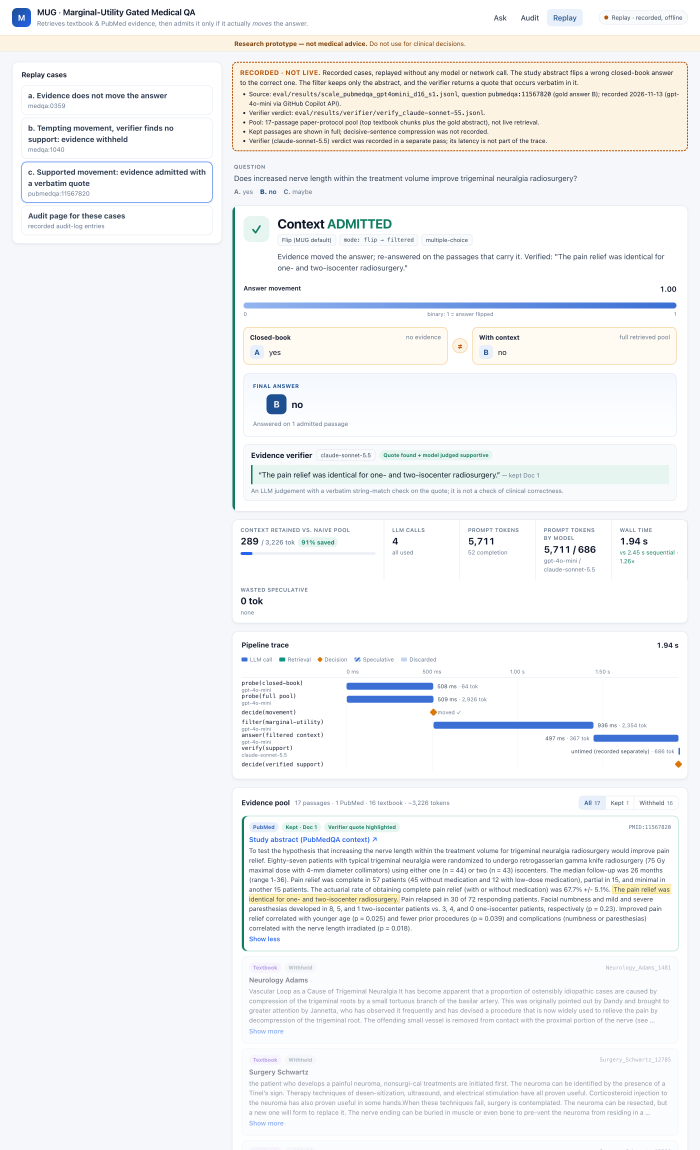
#> input picture paper_demo/figs/shots/supported.png, 2800 x 4600 px (shown at 1/4 size); its folder holds 3 pictures in this run
$ python make_fig1.py
#> lines starting #> are read from the running program, lines starting #| are printed output that depends on the picture
"""Compose paper_demo/figs/fig1_composite.png from Replay-mode screenshots.

Screenshots (paper_demo/figs/shots/*.png) are taken from the built frontend in Replay mode,
which makes no model or network calls; see README "Replay mode".
"""
from pathlib import Path
from PIL import Image, ImageDraw, ImageFont

D = Path(__file__).resolve().parent.parent / "paper_demo" / "figs"
S = D / "shots"
sup, wh, au = (Image.open(S / f"{n}.png").convert("RGB") for n in ("supported", "withheld", "audit"))
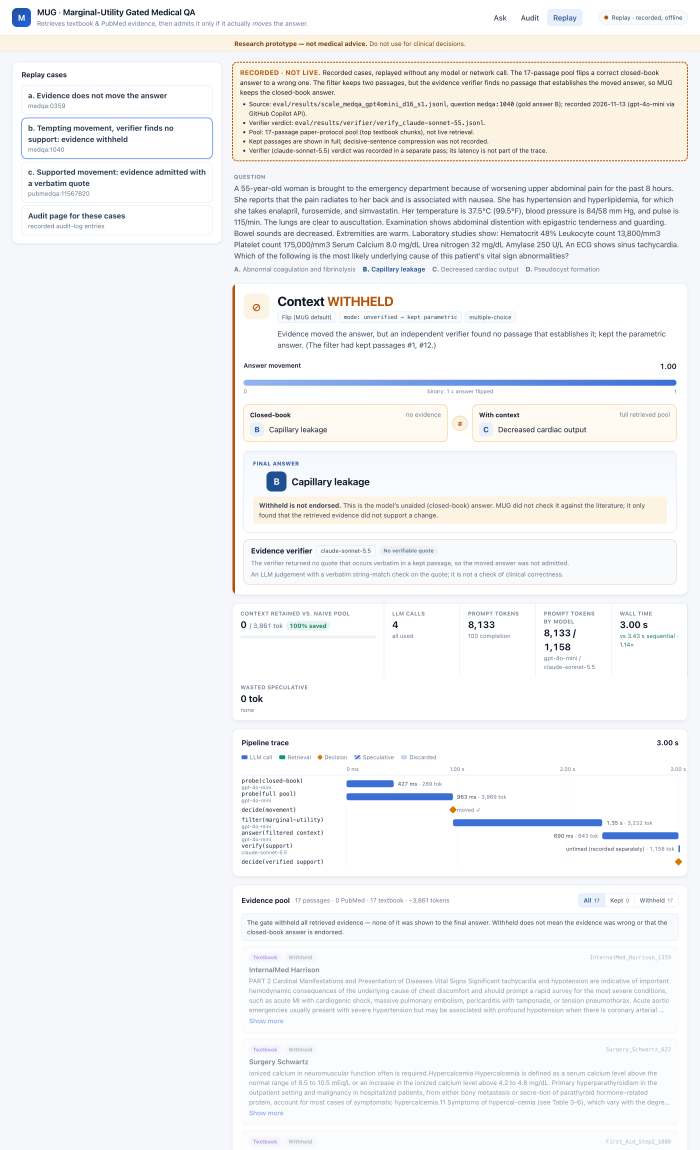
#> input picture paper_demo/figs/shots/withheld.png, 2800 x 4600 px (shown at 1/4 size)
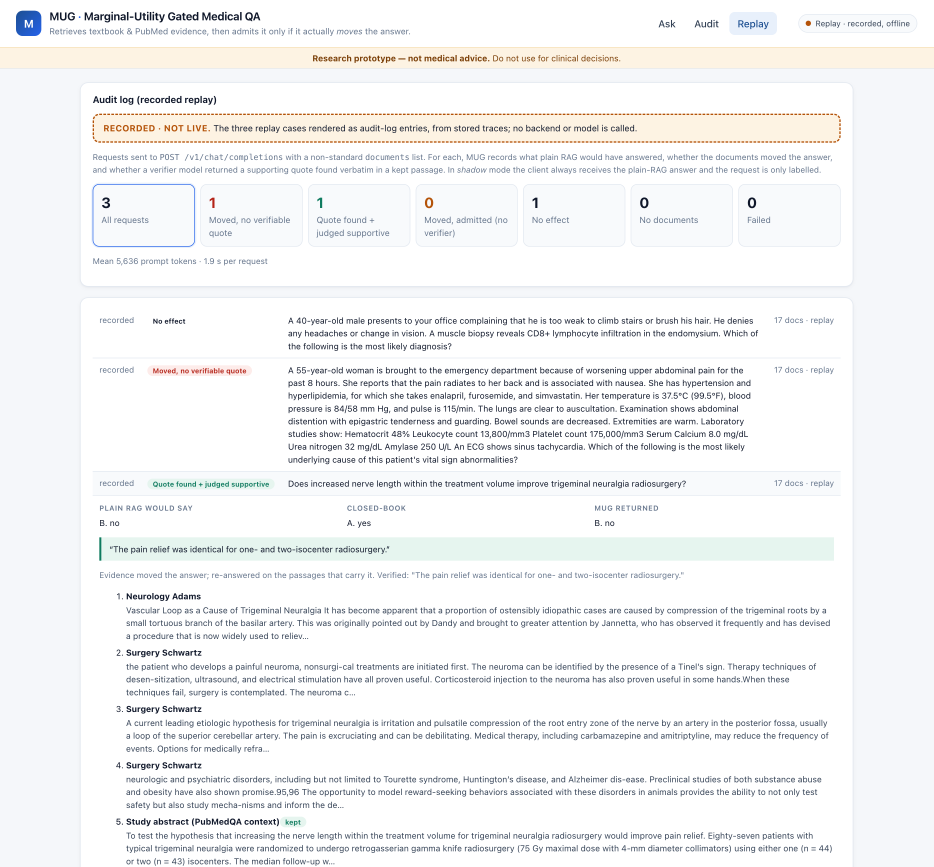
#> input picture paper_demo/figs/shots/audit.png, 2800 x 2600 px (shown at 1/3 size)
#> sup is the input picture: PIL image 2800x4600 RGB; mean R, G, B 243.2, 244.4, 245.4
#> wh is the input picture: PIL image 2800x4600 RGB; mean R, G, B 243.1, 243.6, 244.7
#> au is the input picture: PIL image 2800x2600 RGB; mean R, G, B 243.4, 244.1, 244.6
K, KA = 2800 / 1217, 2800 / 1990  # CSS px -> screenshot px
W, G, BAR = 1800, 36, 78
FONT = ImageFont.truetype("/System/Library/Fonts/Supplemental/Arial Bold.ttf", 46)


def crop(im, box, f):
#> called with box = (405, 493, 1196, 1034), f = 2.3
    return im.crop(tuple(round(v * f) for v in box))


def panel(im, title):
    im = im.resize((W, round(im.height * W / im.width)), Image.LANCZOS)
    out = Image.new("RGB", (W, im.height + BAR), "white")
#> out: PIL image 1800x1309 RGB; every value is 255
    dr = ImageDraw.Draw(out)
    dr.rectangle((0, 0, W, BAR - 10), fill=(30, 41, 59))
    dr.text((18, 12), title, fill="white", font=FONT)
    out.paste(im, (0, BAR))
#> in panel (call 2), `out = Image.new("RGB", (W, im.height + BAR), "white")`: out: PIL image 1800x656 RGB; every value is 255
    return out


def column(ps):
    out = Image.new("RGB", (W, sum(p.height for p in ps) + G * (len(ps) - 1)), "white")
#> out: PIL image 1800x2001 RGB; every value is 255
    y = 0
    for p in ps:
        out.paste(p, (0, y))
        y += p.height + G
#> this loop made 2 passes
#> y on passes 1 to 2: 1345, 2037
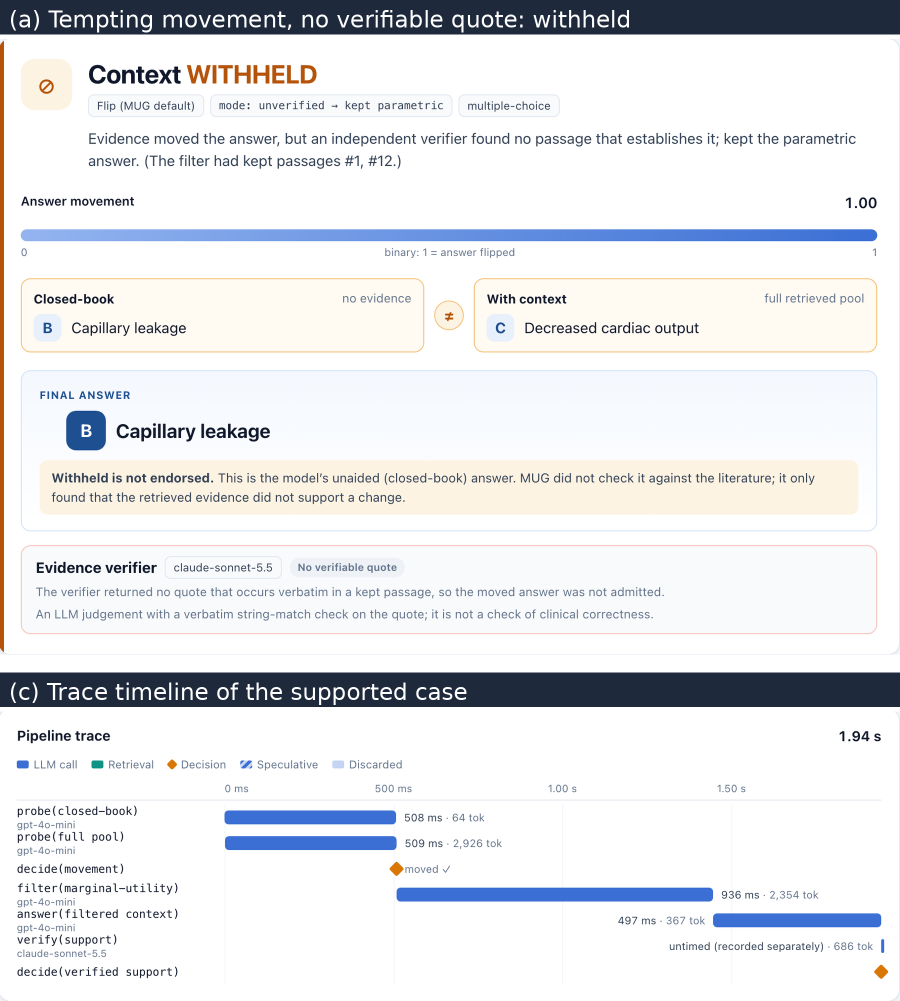
#> out: PIL image 1800x2001 RGB (shown at 1/2 size); mean R, G, B 229.5, 230.7, 233.5
#> after the loop, y = 2037
    return out


left = column([
    panel(crop(wh, (405, 493, 1196, 1034), K), "(a) Tempting movement, no verifiable quote: withheld"),
    panel(crop(sup, (405, 1100, 1196, 1354), K), "(c) Trace timeline of the supported case"),
])
right = column([
    panel(crop(au, (186, 230, 1805, 1240), KA), "(e) Audit page: outcome counts, one expanded entry"),
    panel(crop(sup, (405, 770, 1196, 872), K), "(b) Supported movement: verifier quote"),
    panel(crop(sup, (405, 1372, 1196, 1660), K), "(d) Evidence pool: kept abstract, quote highlighted"),
])
#> in panel (call 3), `out = Image.new("RGB", (W, im.height + BAR), "white")`: out: PIL image 1800x1201 RGB; every value is 255
#> in panel (call 4), `out = Image.new("RGB", (W, im.height + BAR), "white")`: out: PIL image 1800x309 RGB; every value is 255
#> in panel (call 5), `out = Image.new("RGB", (W, im.height + BAR), "white")`: out: PIL image 1800x733 RGB; every value is 255
#> in panel (call 5), `out.paste(im, (0, BAR))`:
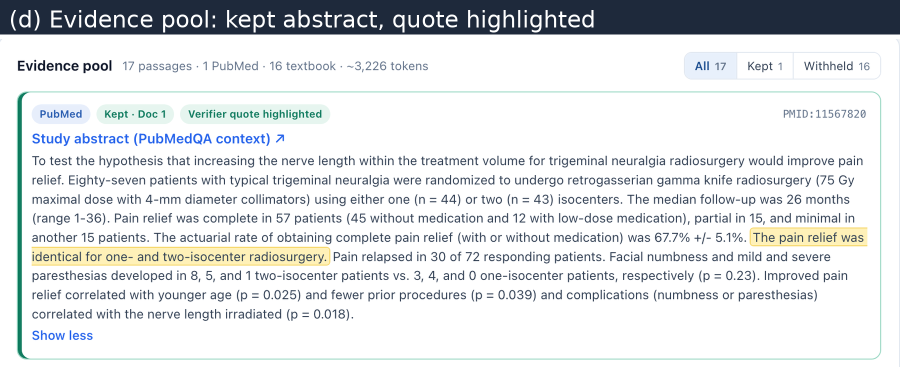
#> out: PIL image 1800x733 RGB (shown at 1/2 size); mean R, G, B 221.3, 224.1, 225.7
#> in column (call 2), `out = Image.new("RGB", (W, sum(p.height for p in ps) + G * (len(ps) - ..`: out: PIL image 1800x2315 RGB; every value is 255
#> the loop in column (call 2), `for p in ps:` made 3 passes
#> y on passes 1 to 3: 1237, 1582, 2351
#> after the loop in column (call 2), `for p in ps:`:
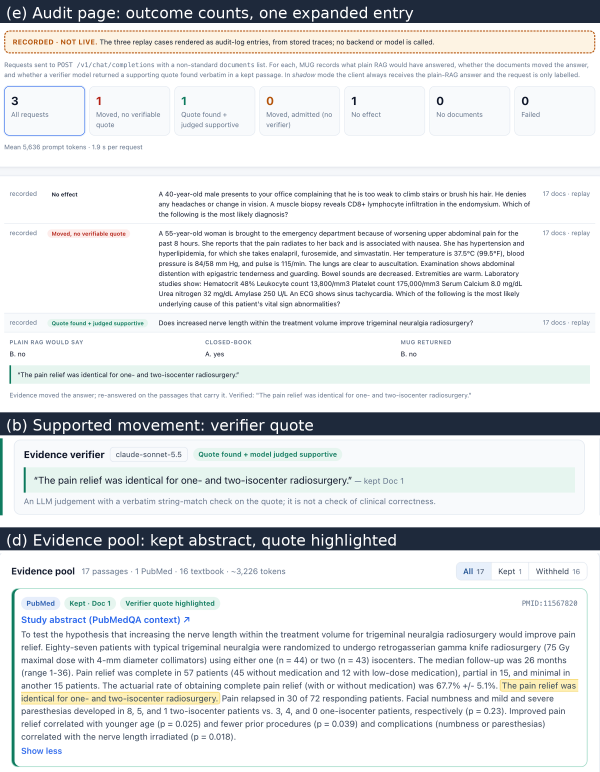
#> out: PIL image 1800x2315 RGB (shown at 1/3 size); mean R, G, B 223.8, 226.3, 227.7
#> after the loop in column (call 2), `for p in ps:`: y = 2351
out = Image.new("RGB", (2 * W + G, max(left.height, right.height)), "white")
#> out: PIL image 3636x2315 RGB; every value is 255
out.paste(left, (0, 0))
out.paste(right, (W + G, 0))
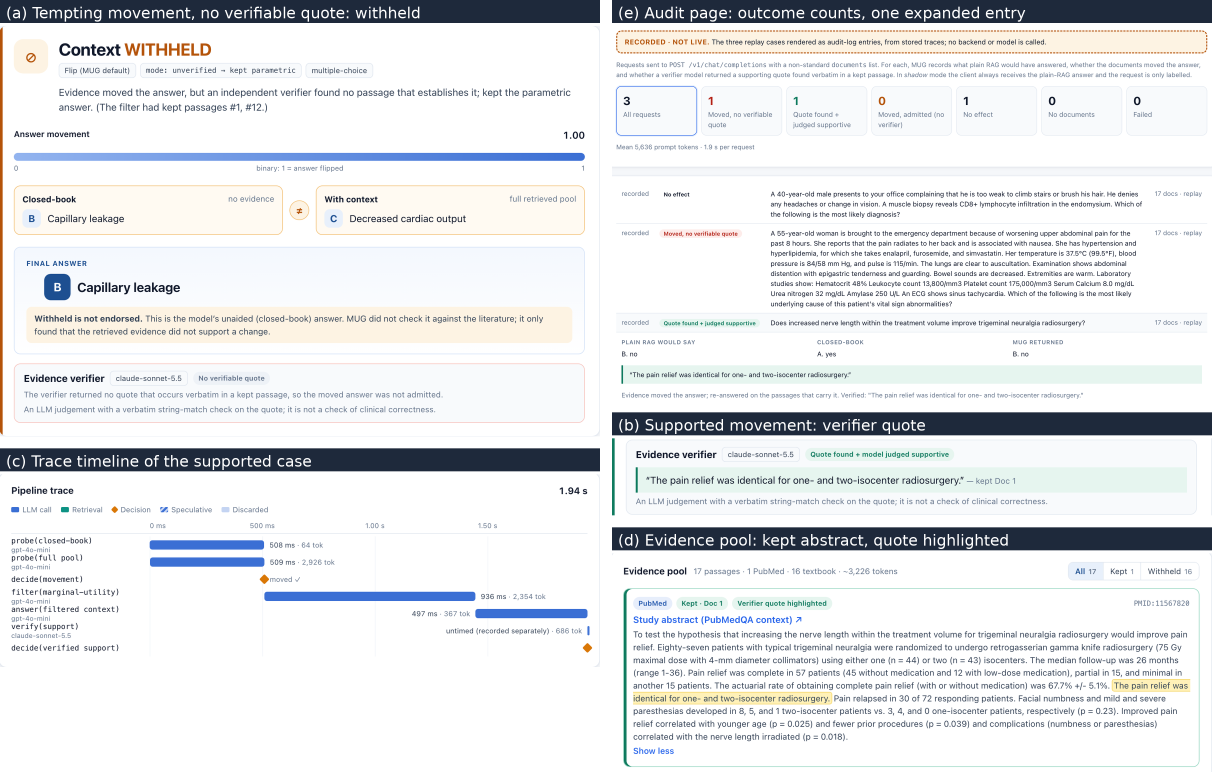
#> out: PIL image 3636x2315 RGB (shown at 1/3 size); mean R, G, B 228.6, 230.4, 232.3
out.save(D / "fig1_composite.png", optimize=True)
print(out.size)
#| (3636, 2315)
